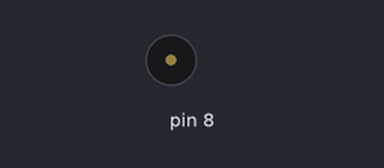
A sketch run on a simulated Arduino Uno, built with avr-gcc and run on an emulated ATmega328P. Shown: buzzer (waves = sounding). What the sketch prints to the serial monitor is not drawn.

Above: at 0.1 s.
Timing chart, 0 to 1.6 s (numbered marks = the images above):
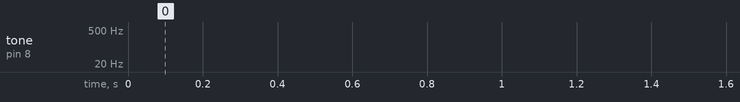

The sketch:

gamma_test.ino
```cpp
// DURATION OF THE NOTES
#define BPM 144    //  you can change this value changing all the others
#define H 2*Q //half 2/4
#define Q 60000/BPM //quarter 1/4
#define E Q/2   //eighth 1/8
#define S Q/4 // sixteenth 1/16
#define W 4*Q // whole 4/4

void setup() {
  pinMode(8, OUTPUT);
  Serial.begin(9600);
}


void loop() {
  //tone(pin, note, duration)
  for(int i = 0; i < 1000; i++) {
    Serial.println(i);
    tone(8,i,0);
  }
  for(int i = 1000; i > 0; i--) {
    Serial.println(i);
    tone(8,i,0);
  }
}
```
